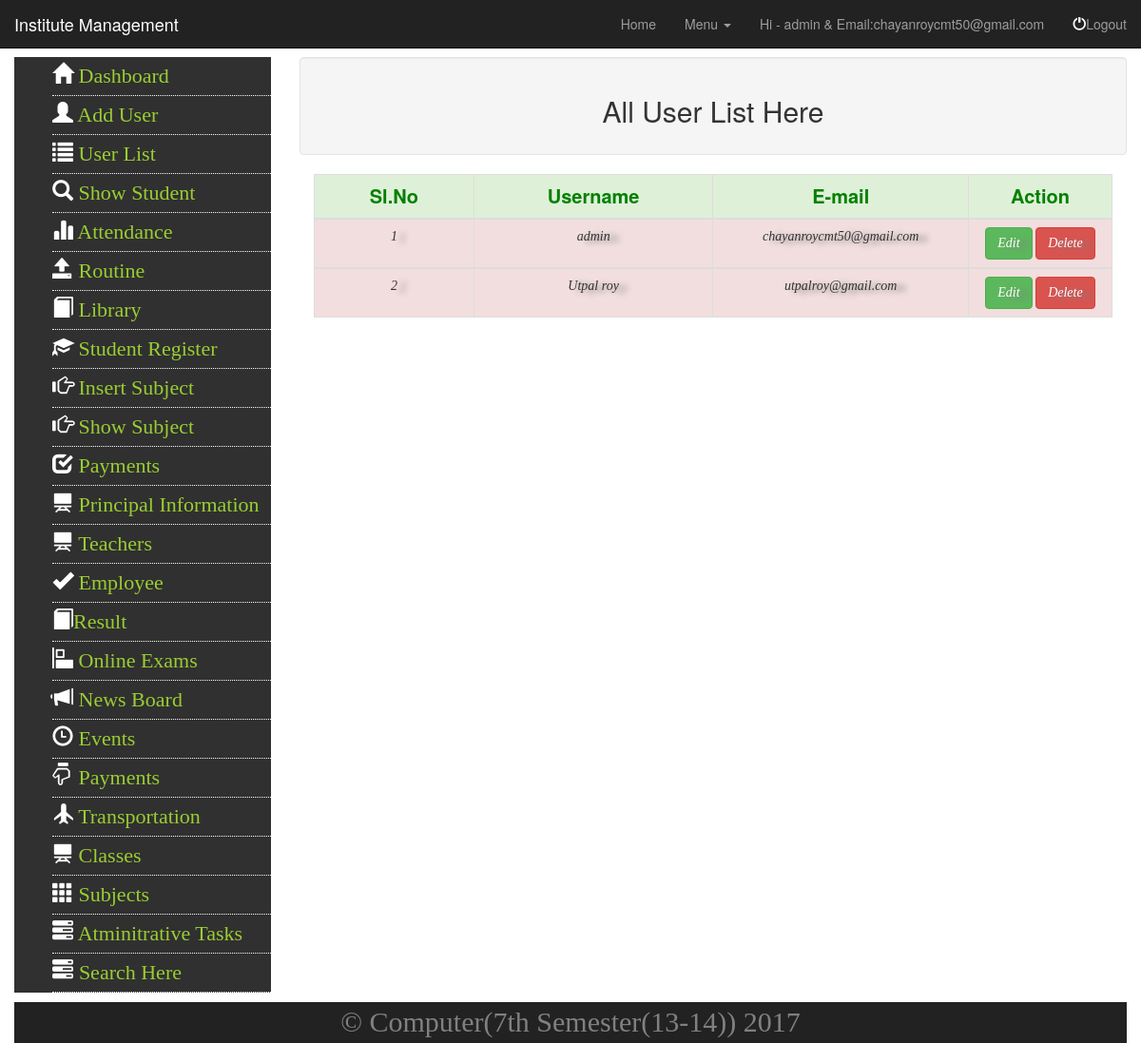
The page /userlist.php (signed in) on the database its author committed.
### tables this page shows
CREATE TABLE `tbl_user` (
  `id` int(11) NOT NULL,
  `username` varchar(300) NOT NULL,
  `email` varchar(255) NOT NULL,
  `password` varchar(32) NOT NULL,
  `status` int(11) NOT NULL
);

### lib/Database.php (called while the page is built, shortened)
<?php
Class Database{
 public $host   = DB_HOST;
 public $user   = DB_USER;
 public $pass   = DB_PASS;
 public $dbname = DB_NAME;
 public $link;
private function connectDB(){
 $this->link = new mysqli($this->host, $this->user, $this->pass,
  $this->dbname);
 }
public function select($query){
  $result = $this->link->query($query) or
   die($this->link->error.__LINE__);
  if($result->num_rows > 0){
    return $result;
  } else {
    return false;
  }
 }
}

### classes/UserControl.php (called while the page is built, shortened)
<?php
class UserControl
{
	private $db;
	public function __construct()
	{
	 	$this->db=new Database();
	}
public function getAllUserData(){
	$query="SELECT * FROM tbl_user";
	$getData=$this->db->select($query);
	return $getData;
}
}
 ?>

### lib/Session.php (called while the page is built, shortened)
<?php
class Session{
 public static function get($key){
  if (isset($_SESSION[$key])) {
   return $_SESSION[$key];
  } else {
   return false;
  }
 }
}
?>

### userlist.php (the view, shortened to what this page needs)
<?php include 'inc/sidebar.php'; ?>
<?php
include 'classes/UserControl.php';
$user = new UserControl();
?>
<div class="well text-center">
    <h2>All User List Here</h2>
  </div>
<div class="container-fluid marginTop">
<div class="row">
<div class="col-xs-12">
 <div class="table-responsive">
<table class="table table-bordered table-hover">
      <thead>
        <tr   class="success">
          <th width="20%">Sl.No</th>
          <th width="30%">Username</th>
          <th width="32%">E-mail</th>
          <th width="20%">Action</th>
        </tr>
      </thead>
      <tbody>
      <?php
$userData=$user->getAllUserData();
  if($userData){
    $i=0;
  while ($result=$userData->fetch_assoc()){
  $i++;
  ?>
        <tr class="danger">
          <td><?php echo $i; ?></td>
          <td><?php echo $result['username']; ?></td>
          <td><?php echo $result['email']; ?></td>
            <td>
           <?php if(Session::get("Role")=='0'){?>
            <a href="useredit.php?uid=<?php echo $result['id'];?>" class="btn btn-success">Edit</a>
              <a onclick="return confirm('Are Sure Want To Delete-!')" href="?udelid=<?php echo $result['id'];?>" class="btn btn-danger">Delete</a>
              <?php }
              else{?>
              <a href="#" class="btn btn-danger">X~Edit</a>
               <a href="#" class="btn btn-success">X~Delete</a>
                <?php }?>
            </td>
        </tr>
      </tbody>
<?php }} ?>
</table>
  </div>
</div>
</div>
</div>

### css/style.css (style rules this page uses)
.success { color: green; font-size: 20px; }
td { font-family: time new roman; font-style: italic; text-align: center; text-shadow: 9px 2px 6px grey; }
th { text-align: center; }

### rows shown on the page
tbl_user: username "admin", email "chayanroycmt50@gmail.com"
tbl_user: username "Utpal roy", email "utpalroy@gmail.com"

### other values the page prints
Session::get('userName') "admin"
Session::get('Email') "chayanroycmt50@gmail.com"
